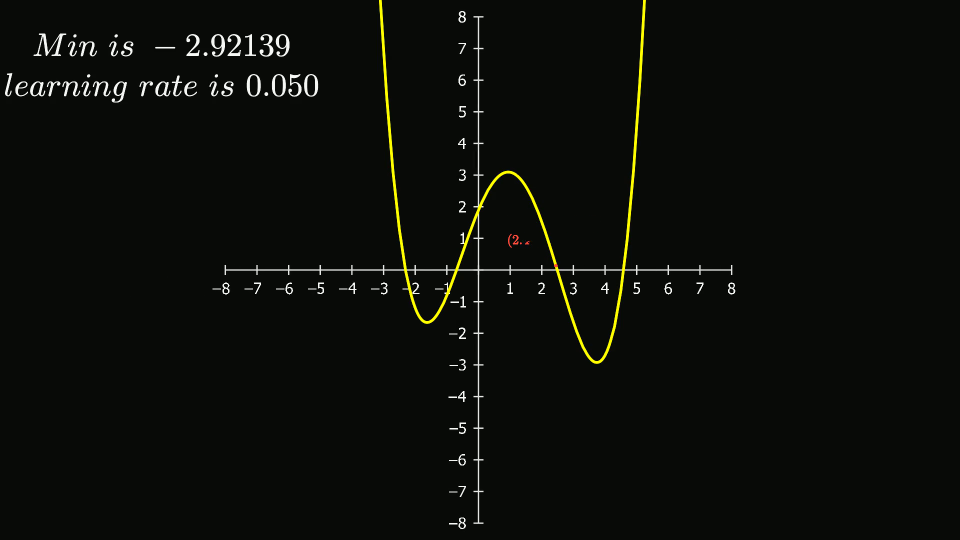
#> input picture frame 238 of examples/05梯度下降的优化策略.mp4, 1920 x 1080 px, given in place of BasicScene.mp4, which was not available (shown at 1/2 size)
$ python Output.py
#> lines starting #> are read from the running program, lines starting #| are printed output that depends on the picture; after the words box and inside, x2 and y2 are one past the last pixel; in counts of white or black regions, pixels touching at a corner belong together; pictures that were not available may be replaced by others from this repository, and a replacement may not be noted
import cv2

cap_basic = cv2.VideoCapture('BasicScene.mp4')
cap_text = cv2.VideoCapture('TextScene.mp4')


frame_width = int(cap_basic.get(cv2.CAP_PROP_FRAME_WIDTH))
frame_height = int(cap_basic.get(cv2.CAP_PROP_FRAME_HEIGHT))
fps = cap_basic.get(cv2.CAP_PROP_FPS)

fourcc = cv2.VideoWriter_fourcc(*'mp4v')
out = cv2.VideoWriter('CNN_visualization.mp4', fourcc, fps, (frame_width, frame_height), True)

while True:
    ret_basic, frame_basic = cap_basic.read()
#> frame_basic is the input picture: shape (1080, 1920, 3); mean B, G, R 9.5, 14, 12
    ret_text, frame_text = cap_text.read()

    if not ret_basic or not ret_text:
        break

    gray_text = cv2.cvtColor(frame_text, cv2.COLOR_BGR2GRAY)
    _, mask = cv2.threshold(gray_text, 200, 255, cv2.THRESH_BINARY)
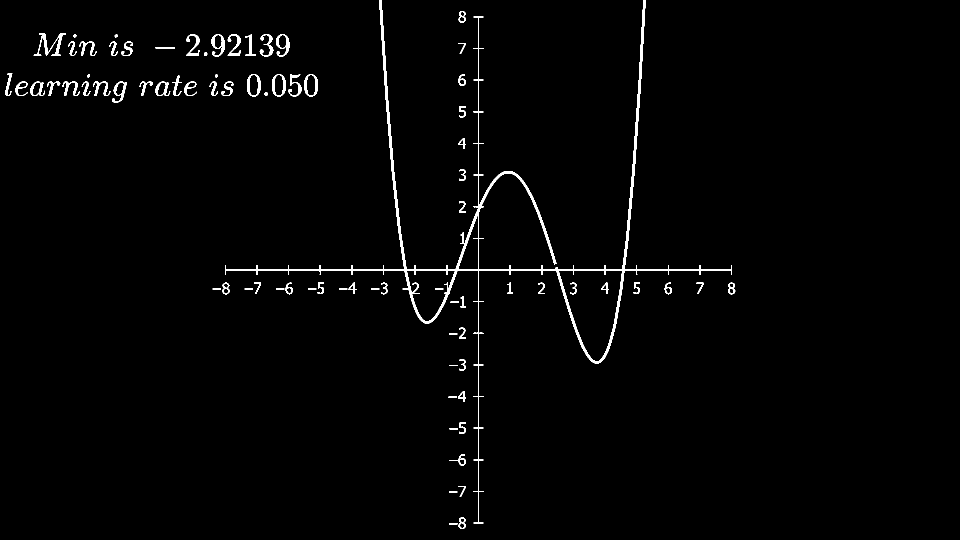
#> mask: shape (1080, 1920) (shown at 1/2 size); 1.5% white; 82 white regions, largest, box (x1, y1, x2, y2) and area: (450, 0, 1464, 1047) 16158, (67, 67, 132, 112) 745, (423, 68, 450, 113) 458

    mask_inv = cv2.bitwise_not(mask)
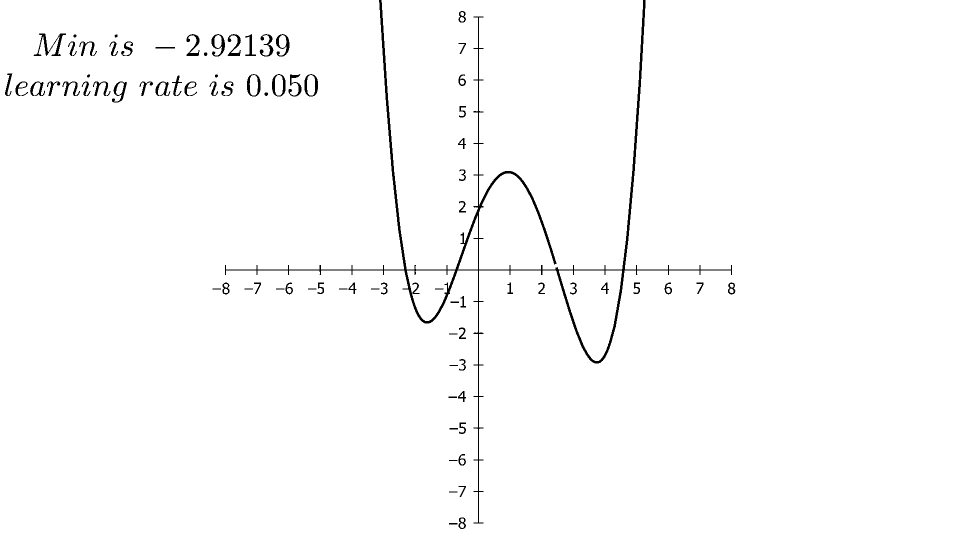
#> mask_inv: shape (1080, 1920) (shown at 1/2 size); 98.5% white; 82 black regions, largest, box (x1, y1, x2, y2) and area: (450, 0, 1464, 1047) 16158, (67, 67, 132, 112) 745, (423, 68, 450, 113) 458
    white_text = cv2.bitwise_and(frame_text, frame_text, mask=mask)

    frame_basic_masked = cv2.bitwise_and(frame_basic, frame_basic, mask=mask_inv)
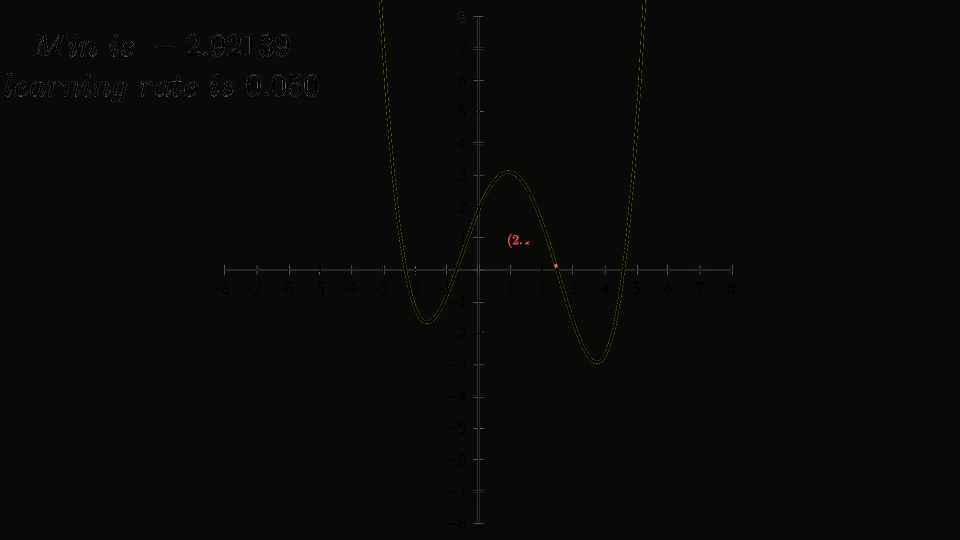
#> frame_basic_masked: shape (1080, 1920, 3) (shown at 1/2 size); mean B, G, R 7.2, 10.4, 8.4
    frame_combined = cv2.add(frame_basic_masked, white_text)

    out.write(frame_combined)

cap_basic.release()
cap_text.release()
out.release()
